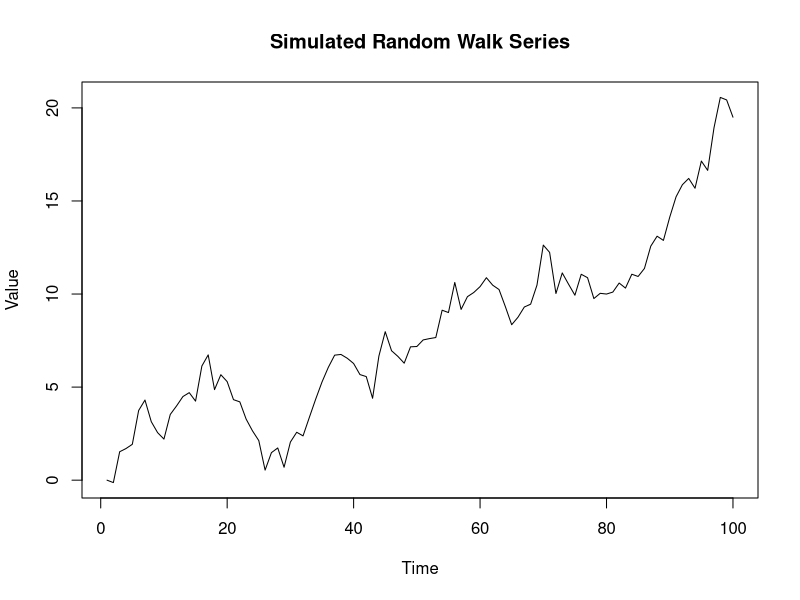

Generate this figure with R:
# Set seed for reproducibility
set.seed(123)

# Simulate a random walk series
n <- 100 # Number of observations
delta <- 0.1  # Drift parameter
epsilon <- rnorm(n) # White noise - standard normal
y <- numeric(n) # Initialize the series
y[1] <- 0 # Starting value of the series

# Generate the random walk series
for (t in 2:n) {
  y[t] <- y[t-1] + delta + epsilon[t]
}

# Plot the series
plot(y, type = 'l', main = 'Simulated Random Walk Series', xlab = 'Time', ylab = 'Value')
# Install and load the urca package
if (!requireNamespace("urca", quietly = TRUE)) install.packages("urca")
library(urca)

# Perform the Augmented Dickey-Fuller test
adf_test <- ur.df(y, type = 'drift', lags = 1, selectlags = "AIC")

# Print the test results
summary(adf_test)
